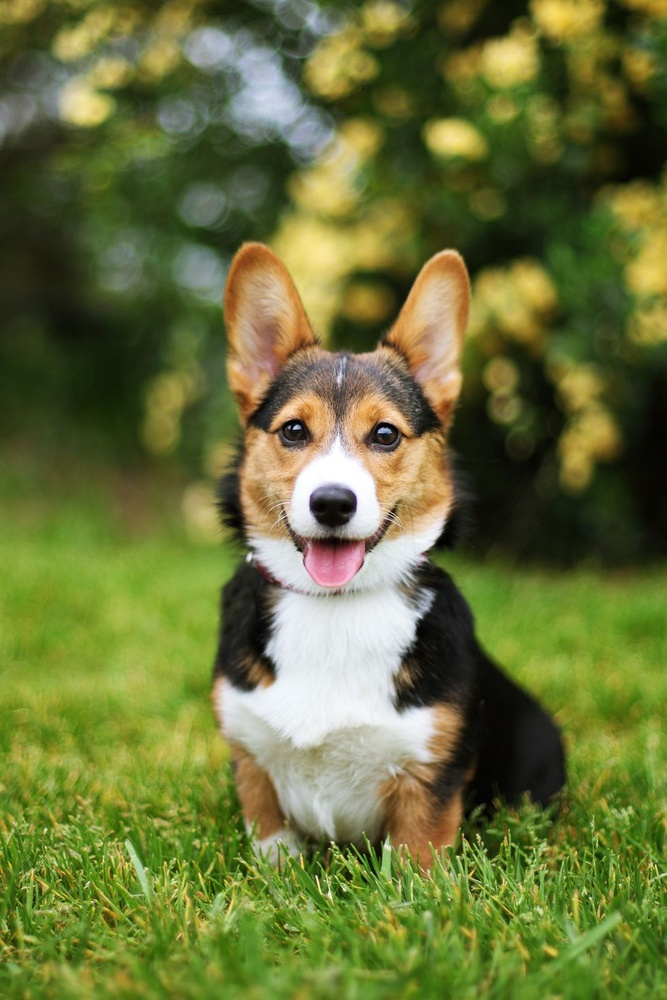
#> input picture Sesion 3 - Módulos y Archivos/data/smiley_dog.jpg, 667 x 1000 px, shrunk from 980 x 1470 before the run
$ jupyter execute --allow-errors '[Resuelto] Ejercicios Sesión 3-1 - Módulos externos.ipynb'
#> lines starting #> are read from the running program, lines starting #| are printed output that depends on the picture
# Ejercicios Sesión 3, Parte 1

Practiquemos instalando un módulo externo.

<p>
<font size='1'>Material creado por &copy; 2024 José Tomás Marquinez, todos los derechos reservados.</font>
<br>

## Ejercicio 1:

Trabajaremos con imágenes. Para ello, les dejé una imagen de un perrito sonriente en la carpeta `data` llamado `smiley_dog.jpg`.

Para trabajar con imágenes, uno de los módulos utilizados puede ser el módulo `Pillow`. Comience instalándolo. La documentación indica que se puede instalar desde PIP usando `pip install Pillow` (con `P` mayúscula). (Puede que ya la tenga en su computador)

Les dejé la importación lista para ejecutar en la siguiente celda:

[cell 1]
from PIL import Image, ImageFilter

Para abrir una imagen, la documentación indica que `Image` contiene una función llamada `open`, que recibe el nombre del archivo. Retorna una instancia de una clase que permite trabajar con imágenes. Ábrala, y luego ejecute el método `show()`, que no recibe ningún parámetro, para abrirla.

[cell 2]
im = Image.open("data/smiley_dog.jpg")
#> im is the input picture: PIL image 667x1000 RGB; mean R, G, B 105.5, 114.2, 57.7
im.show()

Rotémosla. Gírela 45 grados; y para ello, existe un método `rotate(degrees)` que recibe un _int_ `degrees` representando la cantidad de grados a girar la imagen, y retorna la imagen girada. Luego muéstrela.

[cell 3]
im = im.rotate(45)
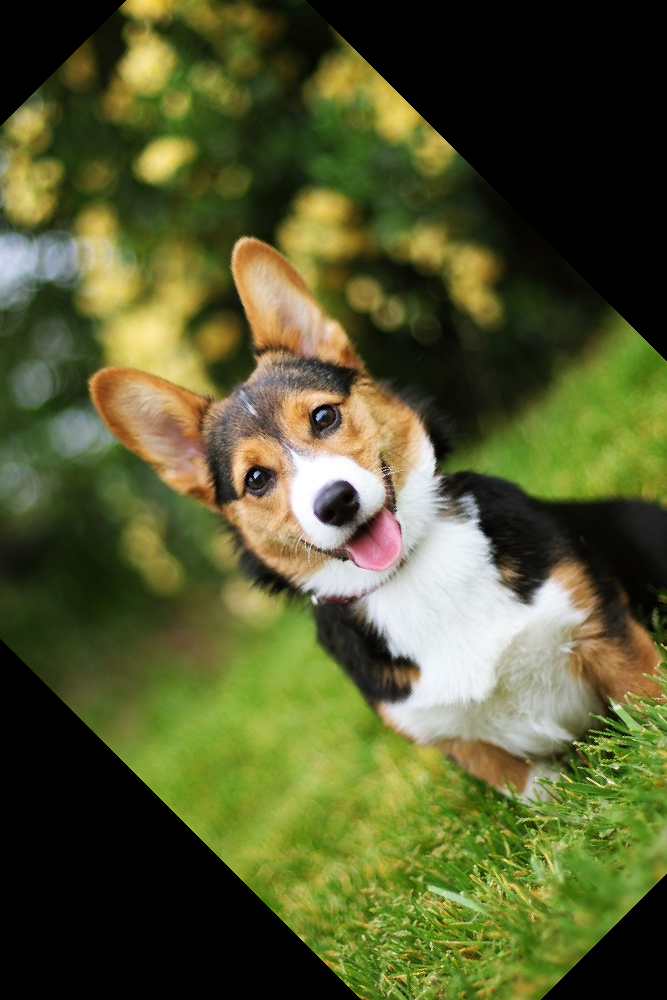
#> im: PIL image 667x1000 RGB; mean R, G, B 85.1, 89.8, 47.2
im.show()

Hagámosla borrosa. Para ello, esa instancia tiene un método `filter()`, que debe recibir un llamable `BLUR` de la clase `ImageFilter` del módulo `PIL` (ya está importado).

```Python
imagen.filter(ImageFilter.BLUR)
```

Luego, guarde la imagen con `save(filename)`.

[cell 4]
blurred = im.filter(ImageFilter.BLUR)
blurred.show()
blurred.save('data/blurreddog.jpg')
